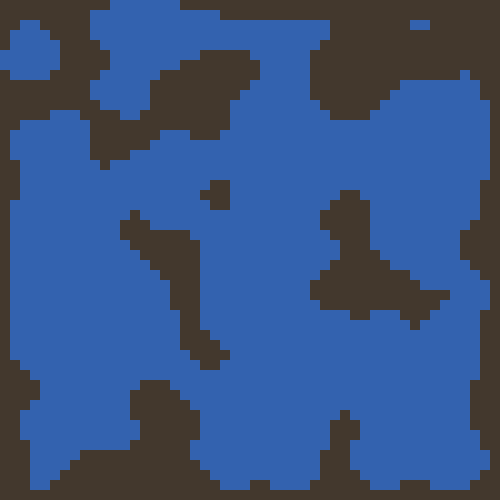
Frame 1 (no input)
Frame 60 (the mouse pressed at the canvas centre just before this capture): identical to frame 1, image omitted
Frame 120 (the mouse held since frame 60 and released just before this capture): identical to frame 1, image omitted

The Processing sketch that drew this single still picture (run headless with seeded random() and noise(); from frame 60 on, the mouse is pressed at the canvas centre):

// Processing sketch: automata1_processing
// ── automata1_processing.pde
 

//this is a modified code to bryan ma's examples 




final int COLS = 50;
final int ROWS = 50;

float cellSize; //basically this is an algorythm that produces a huge grid illustrates the zoomed in 
boolean[][] cellmap = new boolean[COLS][ROWS]; // hallow 2d boolean array 

void setup() {
  size(500, 500);
  noStroke();
  cellSize = width/COLS;// illustrates a 2d grid that zooms in and out of the illustration 
  //bigger the number the further out smaller zoomed in, dividing by the actual width of canvas to
  //keep "gridular" with illustration
  initializeRandWorld(); //++1 procedual engine that creates hallow data array
  cellmap = generateMap(); //~~~~~~~~2dA method initzializer part1 
}

void draw() {
  drawWorld(); //++1 render to world
}

boolean[][] generateMap() { //~~~~~~~~2dA method initzializer part2
  int numberOfSteps = 6; //looped# 
  for (int i = 0; i < numberOfSteps; i++) {
    cellmap = doSimulationStep(); //++1 ~~~~~~nested 2dA method  
  }
  return cellmap; //2dA return
}

boolean[][] doSimulationStep() { //++2  _2dAf basically th
  int deathLimit = 4;// basically these two numbers are a ratio, that create the hallow arrow to store
  int birthLimit = 4; // 
  boolean[][] newMap = new boolean[COLS][ROWS]; // ~~ nested 2 array
  for (int x = 0; x < cellmap.length; x++) {///
    for (int y = 0; y < cellmap[0].length; y++) {
      int nbs = countAliveNeighbors(cellmap, x, y); // _method returning int ______why retu
 
       if (cellmap[x][y]) { 
        if (nbs < deathLimit) { //++1 ratio actualized by putting it into action
          newMap[x][y] = false;
        } else {
          newMap[x][y] = true;
        }
        
      } else {
        if (nbs > birthLimit) {//++2 ratio actualized by putting it into action
          newMap[x][y] = true;
        } else {
          newMap[x][y] = false;
        }
      }
    }
  }
  return newMap;
}

int countAliveNeighbors(boolean[][] map, int x, int y) { // basically this conversation is given the number nbs
  int count = 0;
  for (int i = -1; i < 2; i++) {
    for (int j = -1; j < 2; j++) {
      int neighborX = x+i;
      int neighborY = y+j;
      if (!(i == 0 && j == 0)) {
        if (neighborX < 0 || neighborY < 0 || neighborX >= map.length || neighborY >= map[0].length) {
          count = count + 1;
        } else if (map[neighborX][neighborY]) {
          count = count + 1;
        }
      }
    }
  }
  return count;
}
//called at start
void initializeRandWorld() {
  float aliveChance = 0.45;
  for (int x = 0; x < COLS; x++) {
    for (int y = 0; y < ROWS; y++) {
      if (random(1) < aliveChance) { // **math algorythm**  that  chooses between precentage of numbers ranging from .45 -.99 
      //basically the procedual engine
        cellmap[x][y] = true; // marks 2d array all true
      }
    }
  }
}

void drawWorld() { //basically this method draws the illustration to the board every frame
  for (int x = 0; x < COLS; x++) {
    for (int y = 0; y < ROWS; y++) {
      if (cellmap[x][y] == true) {
        fill(67, 56, 45);
      } else {
        fill(51, 98, 175);
      }
      rect(x * cellSize, y * cellSize, (x * cellSize) + cellSize, (y * cellSize) + cellSize); //1d gridergo algorythm
    }
  }
}
